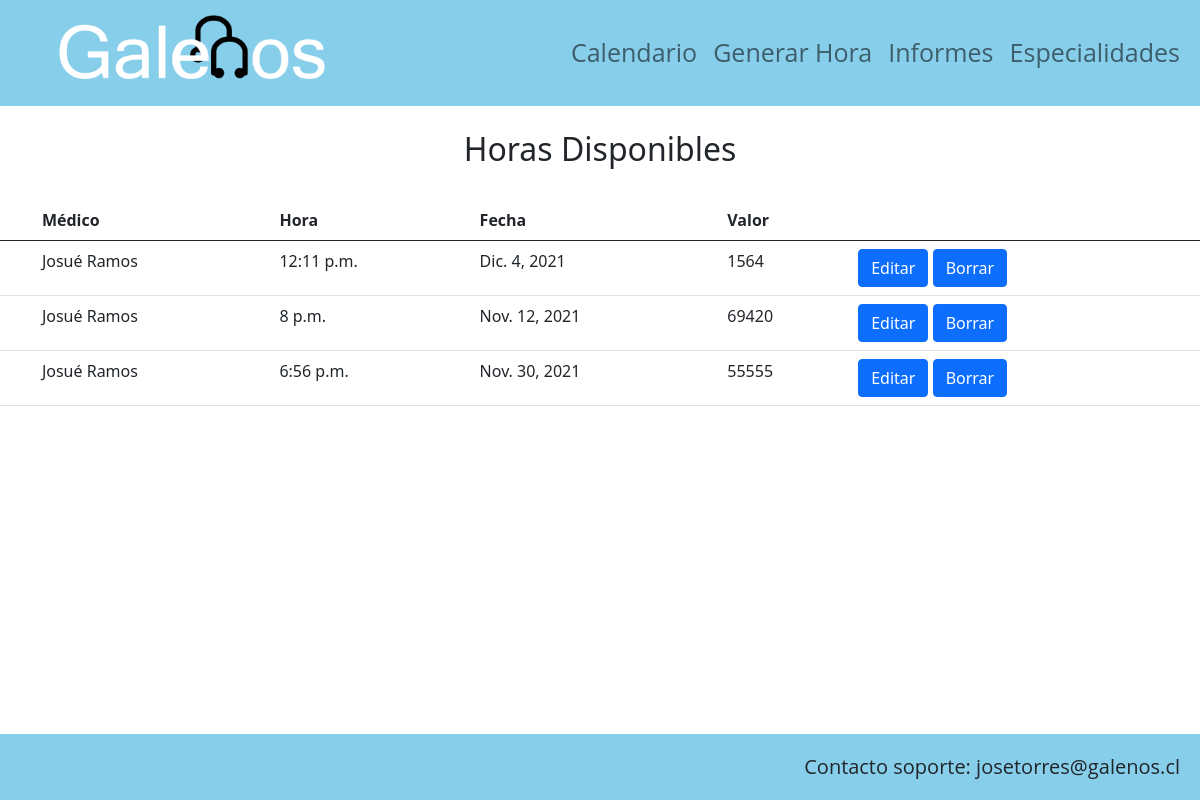
Screenshot of /listar_hora/2 with the database file from the repository.
### AppGalenos/models.py (models this page shows)
class Hora(models.Model):
        fecha = models.DateField()
        hora = models.TimeField()
        valor = models.IntegerField()
        paciente = models.ForeignKey(Paciente, on_delete=models.PROTECT, null=True, blank=True)
        medico = models.ForeignKey(Medico, on_delete=models.PROTECT)

class Medico(models.Model):
        rut = models.IntegerField()
        dVerificador = models.CharField(max_length=1)
        primerNombre = models.CharField(max_length=20)
        segundoNombre = models.CharField(max_length=20)
        primerApellido = models.CharField(max_length=20)
        segundoApellido = models.CharField(max_length=20)
        edad = models.IntegerField()
        direccion = models.CharField(max_length=100)
        sexo = models.CharField(max_length=10)
        telefono = models.IntegerField()
        fechaNacimiento = models.DateField()
        correo = models.CharField(max_length=70)
        tipoContrato = models.CharField(max_length=20)
        sueldo = models.IntegerField()
        sucursal = models.CharField(max_length=60)
        especialidad = models.ForeignKey(Especialidad, on_delete=models.PROTECT)
        def __str__(self):
            return self.primerNombre +" "+ self.primerApellido

### AppGalenos/views.py (the view)
# urls.py: path('listar_hora/<int:id_medico>', views.listar_hora, name="listar_hora"),
def listar_hora(request,id_medico):
    horas = Hora.objects.filter(medico = id_medico)
    medicos = Medico.objects.all()
    data = {
        'horas': horas,
        'medicos': medicos
    }
    return render(request, "listar_horas.html", data)

### AppGalenos/templates/listar_horas.html (shortened to what this page needs)
{% extends 'base.html' %}
{% load static %}
{% block css %}
<link rel="stylesheet" href="{% static 'css/horas_disp.css' %}">
{% endblock %}
{% block contenido %}
<br>
<h2>Horas Disponibles</h2>
<br>
<table id="tabla-categorias" class="table table-hover">
    <thead>
        <tr>
            <th scope='col'></th>
            <th scope='col'> Médico </th>
            <th scope='col'> Hora </th>
            <th scope='col'> Fecha </th>
            <th scope='col'> Valor </th>
            <th scope='col'></th>
        </tr>
    </thead>
    {% for c in horas %}
    <tr>
            <td> </td>
            <td> {{c.medico}}</td>
            <td> {{ c.hora }} </td>
            <td> {{c.fecha}} </td>
            <td> {{c.valor}} </td>
            <td><a class="btn btn-primary" href="{% url 'editar_hora' c.id%}">Editar</a>
                <a class="btn btn-primary" href="#" onclick="eliminarHora({{ c.id }})">Borrar</a> </td>
    </tr>
    {% endfor %}
</table>
<br><br><br><br>
{% endblock %}

### AppGalenos/static/css/horas_disp.css (style rules this page uses)
h2 { text-align: center; }

### AppGalenos/static/css/base.css (style rules this page uses)
* { margin: 0; padding: 0; max-width: 100%; max-height: 100%; }
html { min-height: 100%; position: relative; }
body { margin: 0; margin-bottom: 40px; min-height: 100%; }

### rows the page displays
Hora: medico "Josué Ramos", hora "12:11 p.m.", fecha "Dic. 4, 2021", valor "1564"
Hora: medico "Josué Ramos", hora "8 p.m.", fecha "Nov. 12, 2021", valor "69420"
Hora: medico "Josué Ramos", hora "6:56 p.m.", fecha "Nov. 30, 2021", valor "55555"
